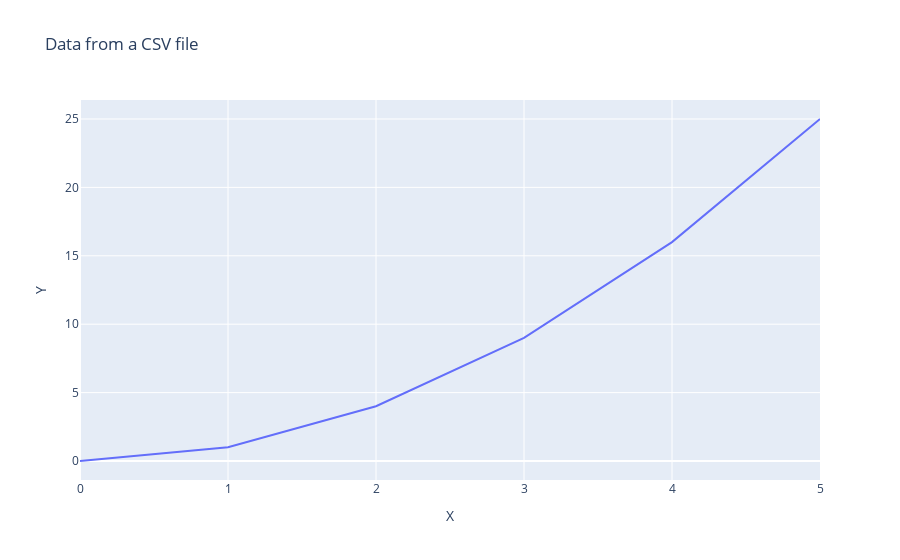

The cell this chart's notebook holds for it:
### Markdown cell above
And now let's plot it. Try to indentify the differences from the prvious program.

### Code cell
# Create the plot
fig = px.line(data_frame=df, x='X', y='Y', title='Data from a CSV file')

# Show the plot
fig.show()

### Figure 1 — Plotly figure (JSON) as saved in the notebook; plotly's stock layout.template omitted (floating-point values rounded to 4 significant figures)
{"data": [{"hovertemplate": "X=%{x}<br>Y=%{y}<extra></extra>", "legendgroup": "", "line": {"color": "#636efa", "dash": "solid"}, "marker": {"symbol": "circle"}, "mode": "lines", "name": "", "orientation": "v", "showlegend": false, "type": "scatter", "x": [0, 1, 2, 3, 4, 5], "xaxis": "x", "y": [0, 1, 4, 9, 16, 25], "yaxis": "y"}], "layout": {"legend": {"tracegroupgap": 0}, "title": {"text": "Data from a CSV file"}, "xaxis": {"anchor": "y", "domain": [0, 1], "title": {"text": "X"}}, "yaxis": {"anchor": "x", "domain": [0, 1], "title": {"text": "Y"}}}}
